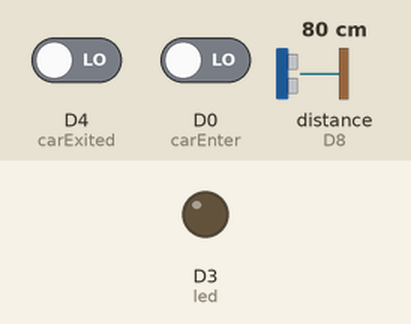
This sketch was run on a simulated ESP8266 (NodeMCU). Shown: output pins drawn as LEDs (lit = HIGH). Wiring (inferred from the names in the program): ultrasonic range finder: trigger D7; echo D8. The inputs (shaded band) are chosen by the test bench; at power-on: distance to the obstacle (sensor on D8) 80 cm, D4 (carExited) LOW, D0 (carEnter) LOW. The echo pulse lasts 58.3 µs per cm; WiFi joins after 1.5 s; servers stay silent unless stated; pins used as bus, display or sensor lines are not drawn; what the sketch prints to the serial monitor is not drawn.

Above: at 3.7 s.
3.8 s: distance to the obstacle (sensor on D8) set to 16 cm
7.8 s: distance to the obstacle (sensor on D8) set to 12 cm
At 9.9 s:
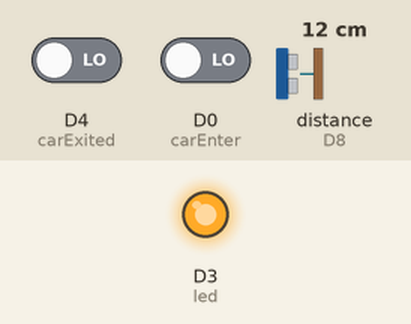
Timing chart, 0 to 11.4 s (numbered marks = the images above; inputs shaded):
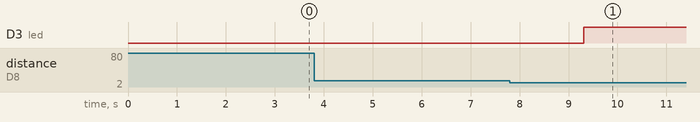

Measured:
- the behaviour switches between 15 and 14 cm on distance to the obstacle (sensor on D8) (found by bisection; images 0 and 1)
- after the input at 3.8 s, every drawn part: stays the same
- after the input at 7.8 s, D3 (led): LOW → HIGH after 1.5 s

The sketch:

parkingSystemIOT.ino
```cpp
#include <ESP8266WiFi.h>
#include <Wire.h>
#include <FirebaseArduino.h>

#define FIREBASE_HOST ""
#define FIREBASE_AUTH ""

#define WIFI_SSID ""
#define WIFI_PASSWORD ""

int countYes = 0;
int carEnter = D0;
int carExited = D4;
int status;
int TRIG = D7;
int ECHO = D8;
int led = D3;
int pos;
int pos1;

long duration, distance;

void setup() {
  delay(1000);
  Serial.begin (9600);
  pinMode(TRIG, OUTPUT);
  pinMode(ECHO, INPUT);
  pinMode(led, OUTPUT);
  pinMode(carExited, INPUT);
  pinMode(carEnter, INPUT);

  WiFi.begin(WIFI_SSID, WIFI_PASSWORD);
  Serial.print("Connecting to ");
  Serial.print(WIFI_SSID);
  while (WiFi.status() != WL_CONNECTED) {
    Serial.print(".");
    delay(500);
  }
  Serial.println();
  Serial.print("Connected to ");
  Serial.println(WIFI_SSID);
  Serial.print("IP Address is : ");
  Serial.println(WiFi.localIP());
  Firebase.begin(FIREBASE_HOST, FIREBASE_AUTH);

}

void loop() {

  digitalWrite(TRIG, LOW);         // make trig pin low
  delayMicroseconds(2);
  digitalWrite(TRIG, HIGH);        // make trig pin high
  delayMicroseconds(10);
  digitalWrite(TRIG, LOW);
  duration = pulseIn(ECHO, HIGH);
  distance = (duration / 2) / 29.1;      // take distance in cm

    Serial.print("Centimeter: ");
    Serial.println(distance);
    delay(500);

  int carEntry = digitalRead(carEnter);
  if (carEntry == HIGH) {
    countYes++;
    Serial.print("Car Entered = " ); Serial.println(countYes );
    delay(2000);

  }
  int carExit = digitalRead(carExited);
  if (carExit == HIGH) {
    countYes--;
    Serial.print("Car Exited = " ); Serial.println(countYes);

    //Firebase.setString("Parking Status/Space", fireAvailable );
    delay(2000);
  }
  if (distance < 15) {
        Serial.println("Occupied ");
        digitalWrite(led, HIGH);
        delay(2000);
        status=1;
        Firebase.setInt("Parking Status/Space", status);
  }

  if (distance > 15) {
        Serial.println("Available ");
        digitalWrite(led, LOW);
        delay(2000);
        status=0;
        Firebase.setInt("Parking Status/Space", status);
  }


  delay(500);
}
```
